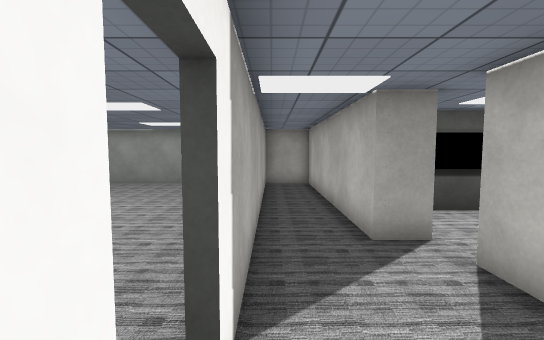
view 1 (above)

19 first-person views from a walk through a 3-D level made in the Unity game engine. The camera is 1.5 m above the floor, tilts 4° down and sees 90° across. The floor is counted in squares, 1 m on a side. Each view is taken from the middle of a square. On the plan, view 1 faces up. The plan holds only what a view shows up to about 14 squares ahead; the rest is blank. The place goes on beyond the plan. The player is left out. Some surface patterns are stand-ins.

view 2
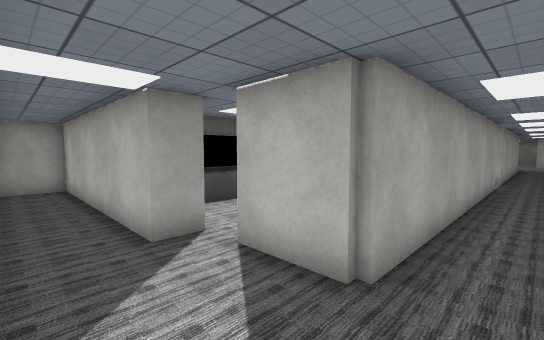

view 3
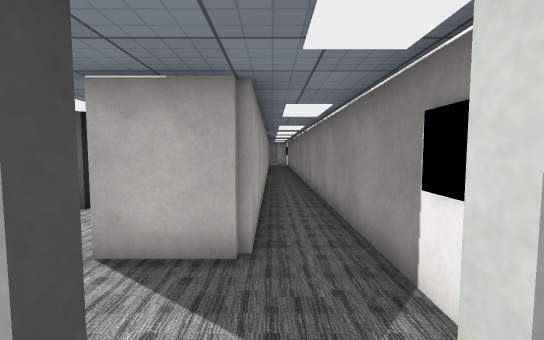

view 4
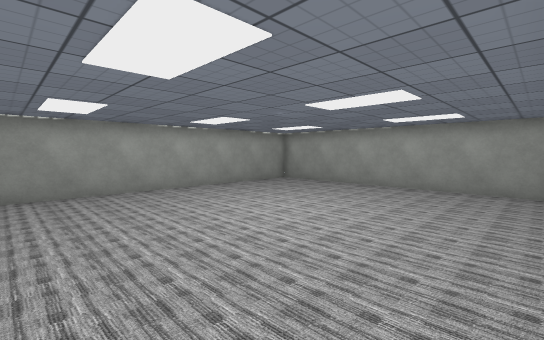

view 5
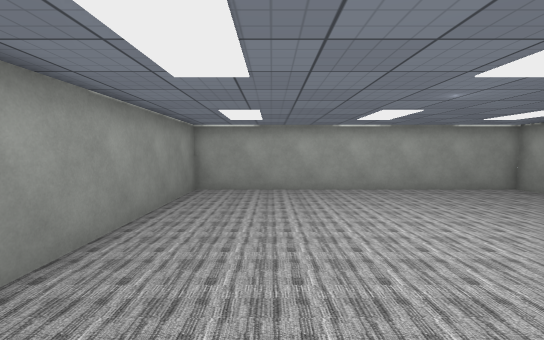

view 6
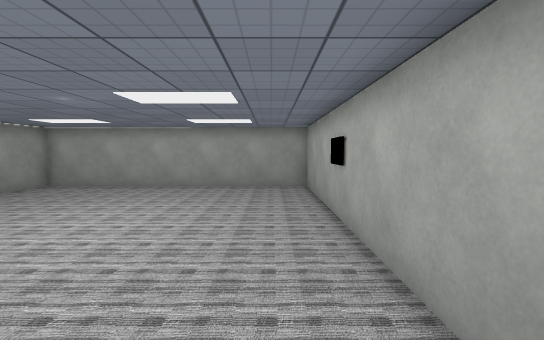

view 7
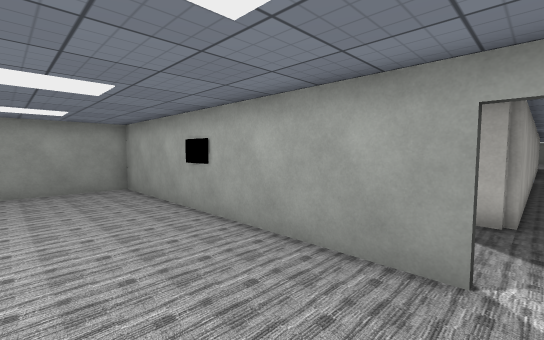

view 8
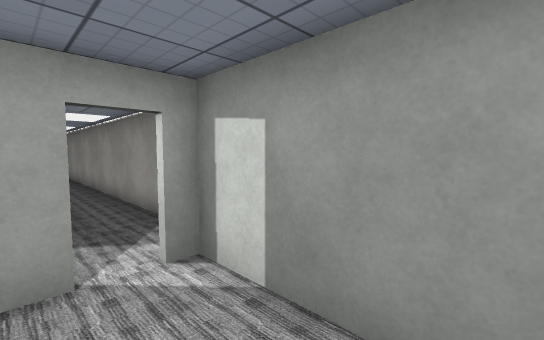

view 9
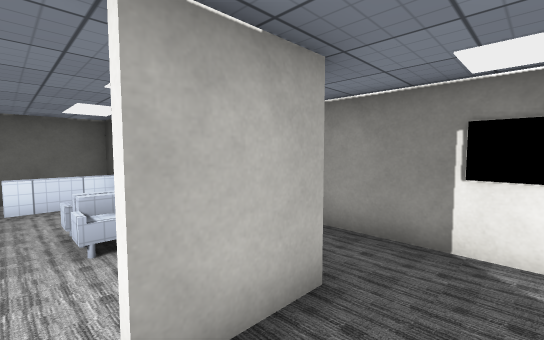

view 10
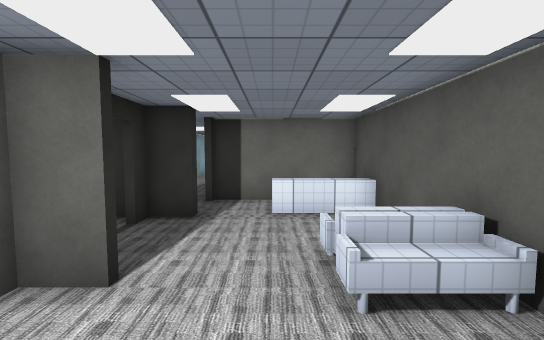

view 11
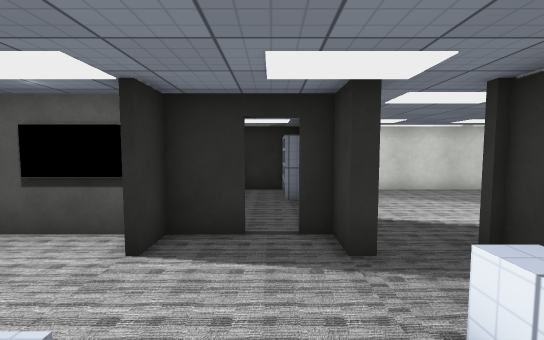

view 12
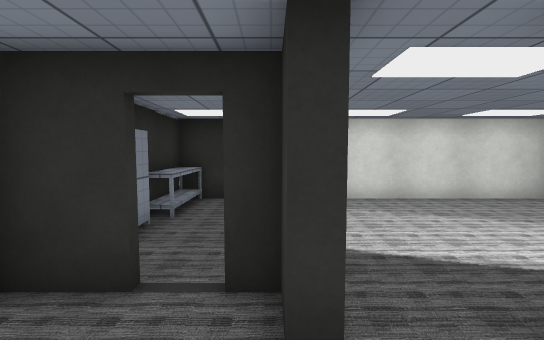

view 13
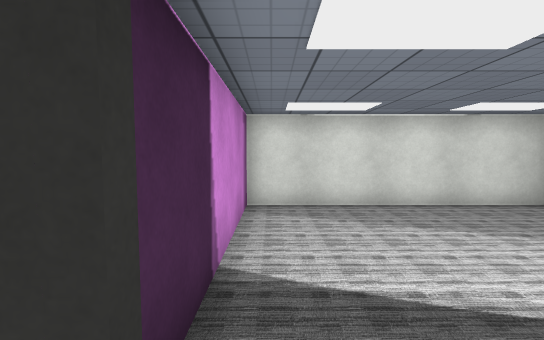

view 14
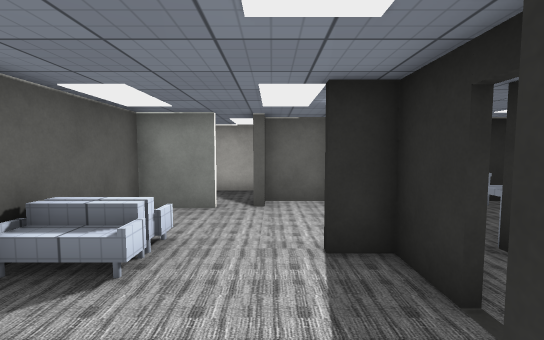

view 15
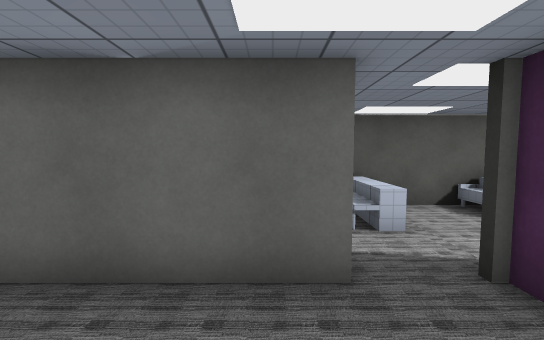

view 16
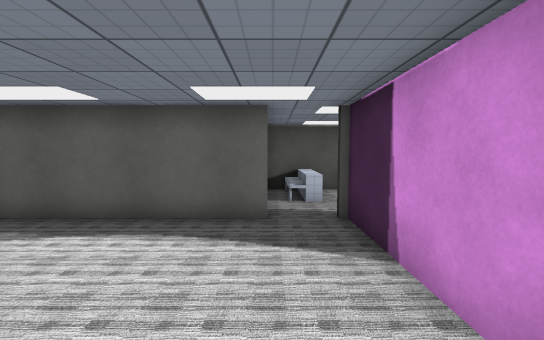

view 17
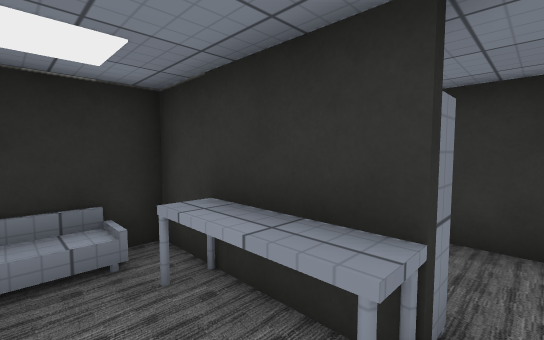

view 18
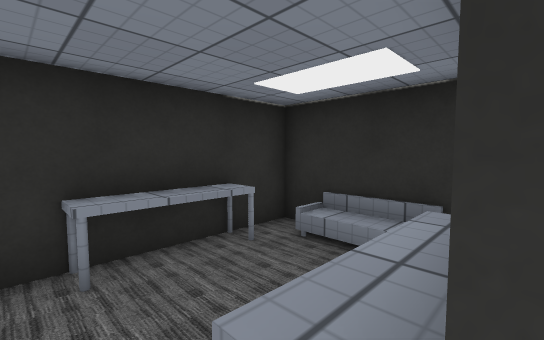

view 19
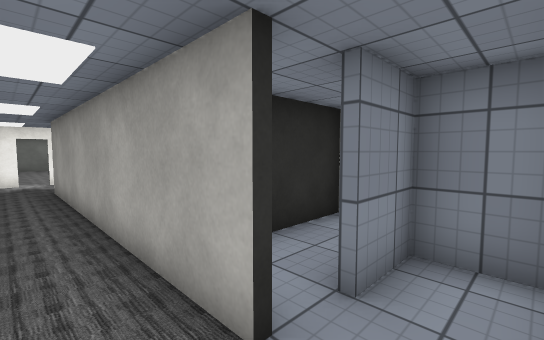

### Floor plan
Key: @ floor where view 1 was taken; # wall or solid block; x gap in a wall; . floor; / step, stairs or slope; = window, fence, low wall or low ledge; ^ raised ledge; S sofa; E desk; O other object.
Columns run from 12 left of view 1 to 15 right of it. Each row starts with its distance up from view 1.
 13 ############################
 12 #...........#.#///#^.#......
 11 #...........#.#../^^.#......
 10 #...........#.#..^^#.#......
  9 #...........#.#..^#..#.....
  8 #...........#.#......#......
  7 #...........#.######.#......
  6 #...........#.#...#..#.#####
  5 #...........#.#........#.  #
  4 #...........#.........O#..##
  3 #...........#..#..SS..O#..#.
  2 #...........#..##.=x..E#....
  1 #...............##########..
  0 ############@...............
 -1              #############

Where each view was taken, in squares from view 1:
view 1: 0 up, 0 right, facing up
view 2: 0 up, 0 right, facing up-right
view 3: 1 up, 1 left, facing right
view 4: 1 up, 1 left, facing up-left
view 5: 3 up, 1 left, facing left
view 6: 1 up, 2 left, facing up
view 7: 1 up, 4 left, facing up-right
view 8: 2 up, 4 left, facing down-right
view 9: 4 up, 1 right, facing down-right
view 10: 4 up, 3 right, facing right
view 11: 2 up, 8 right, facing up
view 12: 4 up, 9 right, facing up
view 13: 5 up, 10 right, facing up
view 14: 5 up, 10 right, facing left
view 15: 9 up, 12 right, facing down
view 16: 12 up, 11 right, facing down
view 17: 8 up, 4 right, facing up-right
view 18: 8 up, 6 right, facing up-left
view 19: 0 up, 15 right, facing up-left
